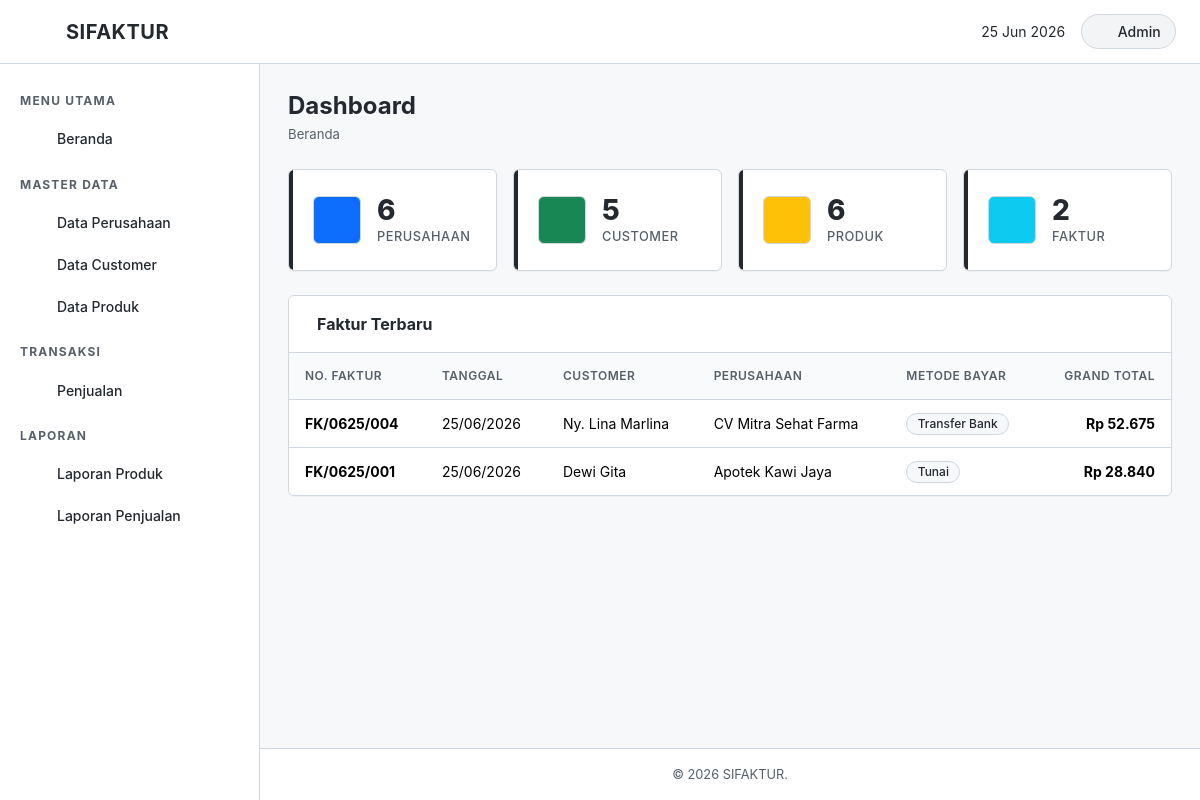
The page / on the database its author committed.
### tables this page shows
CREATE TABLE `faktur` (
  `id_faktur` int(11) NOT NULL AUTO_INCREMENT,
  `no_faktur` varchar(50) NOT NULL,
  `tgl_faktur` date NOT NULL,
  `due_date` date DEFAULT NULL,
  `metode_bayar` varchar(50) DEFAULT NULL,
  `ppn` decimal(15,2) NOT NULL DEFAULT 0.00,
  `dp` decimal(15,2) NOT NULL DEFAULT 0.00,
  `grand_total` decimal(15,2) NOT NULL DEFAULT 0.00,
  `user` varchar(100) DEFAULT NULL,
  `id_customer` int(11) NOT NULL,
  `id_perusahaan` int(11) NOT NULL,
  `created_at` timestamp NOT NULL DEFAULT current_timestamp(),
  PRIMARY KEY (`id_faktur`),
  UNIQUE KEY `uq_no_faktur` (`no_faktur`),
  KEY `idx_faktur_customer` (`id_customer`),
  KEY `idx_faktur_perusahaan` (`id_perusahaan`),
  CONSTRAINT `fk_faktur_customer` FOREIGN KEY (`id_customer`) REFERENCES `customer` (`id_customer`) ON UPDATE CASCADE,
  CONSTRAINT `fk_faktur_perusahaan` FOREIGN KEY (`id_perusahaan`) REFERENCES `perusahaan` (`id_perusahaan`) ON UPDATE CASCADE
);

CREATE TABLE `customer` (
  `id_customer` int(11) NOT NULL AUTO_INCREMENT,
  `nama_customer` varchar(150) NOT NULL,
  `perusahaan_cust` varchar(150) DEFAULT NULL,
  `alamat` varchar(255) DEFAULT NULL,
  PRIMARY KEY (`id_customer`)
);

CREATE TABLE `perusahaan` (
  `id_perusahaan` int(11) NOT NULL AUTO_INCREMENT,
  `nama_perusahaan` varchar(150) NOT NULL,
  `alamat` varchar(255) DEFAULT NULL,
  `telp` varchar(20) DEFAULT NULL,
  `fax` varchar(20) DEFAULT NULL,
  PRIMARY KEY (`id_perusahaan`)
);

### index.php (the view, shortened to what this page needs)
<?php
require_once __DIR__ . '/config/koneksi.php';
include __DIR__ . '/includes/header.php';
include __DIR__ . '/includes/sidebar.php';
$total_perusahaan = $conn->query("SELECT COUNT(*) AS total FROM perusahaan")->fetch_assoc()['total'];
$total_customer   = $conn->query("SELECT COUNT(*) AS total FROM customer")->fetch_assoc()['total'];
$total_produk     = $conn->query("SELECT COUNT(*) AS total FROM produk")->fetch_assoc()['total'];
$total_faktur     = $conn->query("SELECT COUNT(*) AS total FROM faktur")->fetch_assoc()['total'];
$faktur_terbaru = $conn->query("
    SELECT f.no_faktur, f.tgl_faktur, f.grand_total, f.metode_bayar, c.nama_customer, p.nama_perusahaan
    FROM faktur f
    JOIN customer c ON f.id_customer = c.id_customer
    JOIN perusahaan p ON f.id_perusahaan = p.id_perusahaan
    ORDER BY f.id_faktur DESC
    LIMIT 5
");
?>
<div class="page-header">
    <h2></i> Dashboard</h2>
    <nav aria-label="breadcrumb">
        <ol class="breadcrumb">
            <li class="breadcrumb-item active">Beranda</li>
        </ol>
    </nav>
</div>
<div class="row g-3 mb-4">
    <div class="col-xl-3 col-md-6">
        <div class="stat-card card-primary animate-fade-in">
            <div class="d-flex align-items-center gap-3">
                <div class="stat-icon bg-primary">
                    <i class="fa-solid fa-building"></i>
                </div>
                <div>
                    <div class="stat-value"><?php echo $total_perusahaan; ?></div>
                    <div class="stat-label">Perusahaan</div>
                </div>
            </div>
        </div>
    </div>
    <div class="col-xl-3 col-md-6">
        <div class="stat-card card-success animate-fade-in">
            <div class="d-flex align-items-center gap-3">
                <div class="stat-icon bg-success">
                    <i class="fa-solid fa-users"></i>
                </div>
                <div>
                    <div class="stat-value"><?php echo $total_customer; ?></div>
                    <div class="stat-label">Customer</div>
                </div>
            </div>
        </div>
    </div>
    <div class="col-xl-3 col-md-6">
        <div class="stat-card card-warning animate-fade-in">
            <div class="d-flex align-items-center gap-3">
                <div class="stat-icon bg-warning">
                    <i class="fa-solid fa-box"></i>
                </div>
                <div>
                    <div class="stat-value"><?php echo $total_produk; ?></div>
                    <div class="stat-label">Produk</div>
                </div>
            </div>
        </div>
    </div>
    <div class="col-xl-3 col-md-6">
        <div class="stat-card card-info animate-fade-in">
            <div class="d-flex align-items-center gap-3">
                <div class="stat-icon bg-info">
                    <i class="fa-solid fa-receipt"></i>
                </div>
                <div>
                    <div class="stat-value"><?php echo $total_faktur; ?></div>
                    <div class="stat-label">Faktur</div>
                </div>
            </div>
        </div>
    </div>
</div>
<div class="content-card">
    <div class="card-header-custom">
        <i class="bi bi-clock-history"></i> Faktur Terbaru
    </div>
    <div class="card-body p-0">
        <div class="table-wrapper">
            <table class="table">
                <thead>
                    <tr>
                        <th>No. Faktur</th>
                        <th>Tanggal</th>
                        <th>Customer</th>
                        <th>Perusahaan</th>
                        <th>Metode Bayar</th>
                        <th class="text-end">Grand Total</th>
                    </tr>
                </thead>
                <tbody>
                    <?php if ($faktur_terbaru && $faktur_terbaru->num_rows > 0): ?>
                        <?php while ($row = $faktur_terbaru->fetch_assoc()): ?>
                        <tr>
                            <td><strong><?php echo htmlspecialchars($row['no_faktur']); ?></strong></td>
                            <td><?php echo date('d/m/Y', strtotime($row['tgl_faktur'])); ?></td>
                            <td><?php echo htmlspecialchars($row['nama_customer']); ?></td>
                            <td><?php echo htmlspecialchars($row['nama_perusahaan']); ?></td>
                            <td>
                                <span class="badge bg-<?php echo ($row['metode_bayar'] === 'Tunai') ? 'success' : 'primary'; ?> badge-status">
                                    <?php echo htmlspecialchars($row['metode_bayar']); ?>
                                </span>
                            </td>
                            <td class="text-end"><strong>Rp <?php echo number_format($row['grand_total'], 0, ',', '.'); ?></strong></td>
                        </tr>
                        <?php endwhile; ?>
                    <?php endif; ?>
                </tbody>
            </table>
        </div>
    </div>
</div>
<?php include __DIR__ . '/includes/footer.php'; ?>

### includes/header.php (shortened to what this page needs)
<?php
$base_url  = '/ujikom';
$current_page = basename(dirname($_SERVER['SCRIPT_FILENAME']));
?>
<!DOCTYPE html>
<html lang="id">
<head>
    <link rel="stylesheet" href="<?php echo $base_url; ?>/assets/css/bootstrap.min.css">
    <link rel="stylesheet" href="<?php echo $base_url; ?>/assets/fontawesome/css/fontawesome.css">
    <link rel="stylesheet" href="<?php echo $base_url; ?>/assets/fontawesome/css/solid.css">
    <link rel="stylesheet" href="<?php echo $base_url; ?>/assets/css/style.css">
</head>
<body>
<header class="top-header">
    <div class="brand">
        <i class="fa-solid fa-capsules"></i>
        <span>SIFAKTUR</span>
    </div>
    <div class="header-right">
        <span class="d-none d-md-inline"><i class="fa-regular fa-calendar"></i> <?php echo date('d M Y'); ?></span>
        <span class="badge-user"><i class="fa-solid fa-circle-user"></i> Admin</span>
    </div>
</header>

### includes/sidebar.php
<aside class="sidebar" id="sidebar">
    <ul class="sidebar-menu">
        <li class="menu-label">Menu Utama</li>
        <li class="menu-item">
            <a href="<?php echo $base_url; ?>/index.php" class="<?php echo ($current_page === 'beranda') ? 'active' : ''; ?>">
                <i class="fa-solid fa-gauge"></i>
                <span>Beranda</span>
            </a>
        </li>
        <li class="menu-label">Master Data</li>
        <li class="menu-item">
            <a href="<?php echo $base_url; ?>/perusahaan/index.php" class="<?php echo ($current_page === 'perusahaan') ? 'active' : ''; ?>">
                <i class="fa-solid fa-building"></i>
                <span>Data Perusahaan</span>
            </a>
        </li>
        <li class="menu-item">
            <a href="<?php echo $base_url; ?>/customer/index.php" class="<?php echo ($current_page === 'customer') ? 'active' : ''; ?>">
                <i class="fa-solid fa-users"></i>
                <span>Data Customer</span>
            </a>
        </li>
        <li class="menu-item">
            <a href="<?php echo $base_url; ?>/produk/index.php" class="<?php echo ($current_page === 'produk') ? 'active' : ''; ?>">
                <i class="fa-solid fa-box"></i>
                <span>Data Produk</span>
            </a>
        </li>
        <li class="menu-label">Transaksi</li>
        <li class="menu-item">
            <a href="<?php echo $base_url; ?>/penjualan/index.php" class="<?php echo ($current_page === 'penjualan') ? 'active' : ''; ?>">
                <i class="fa-solid fa-receipt"></i>
                <span>Penjualan</span>
            </a>
        </li>
        <li class="menu-label">Laporan</li>
        <li class="menu-item">
            <a href="<?php echo $base_url; ?>/laporan/produk.php" class="<?php echo ($current_page === 'laporan_produk') ? 'active' : ''; ?>">
                <i class="fa-solid fa-file-invoice"></i>
                <span>Laporan Produk</span>
            </a>
        </li>
        <li class="menu-item">
            <a href="<?php echo $base_url; ?>/laporan/penjualan.php" class="<?php echo ($current_page === 'laporan_penjualan') ? 'active' : ''; ?>">
                <i class="fa-solid fa-chart-line"></i>
                <span>Laporan Penjualan</span>
            </a>
        </li>
    </ul>
</aside>
<div class="main-wrapper">
    <div class="main-content animate-fade-in">

### includes/footer.php (shortened to what this page needs)
    </div>
    <footer class="main-footer">
        <span>&copy; <?php echo date('Y'); ?> SIFAKTUR.</span>
    </footer>
</div>
</body>
</html>

### rows shown on the page
faktur: no_faktur "FK/0625/004", tgl_faktur "25/06/2026", id_customer.nama_customer "Ny. Lina Marlina", id_perusahaan.nama_perusahaan "CV Mitra Sehat Farma", metode_bayar "Transfer Bank", grand_total "52.675"
faktur: no_faktur "FK/0625/001", tgl_faktur "25/06/2026", id_customer.nama_customer "Dewi Gita", id_perusahaan.nama_perusahaan "Apotek Kawi Jaya", metode_bayar "Tunai", grand_total "28.840"

### other values the page prints
$total_perusahaan "6"
$total_customer "5"
$total_produk "6"
$total_faktur "2"
